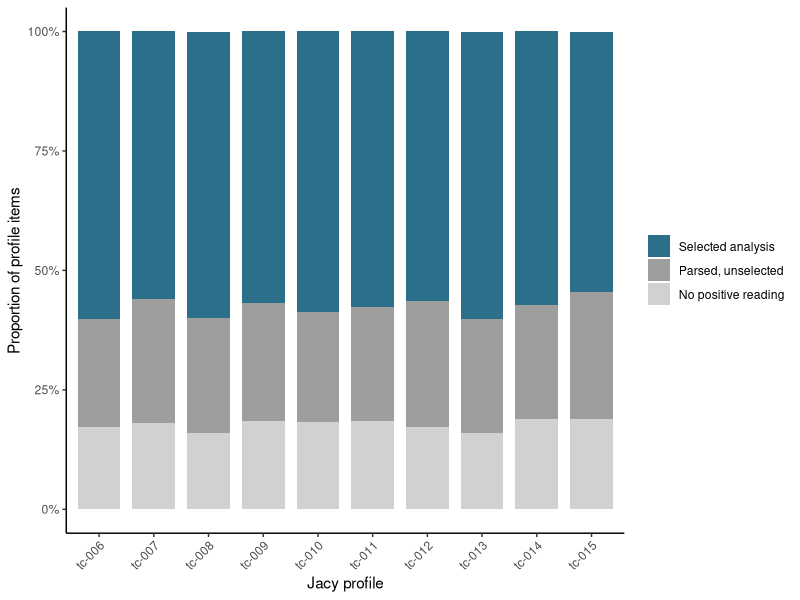

Recreate this plot in R.
## ---- chunk 1
#| label: load-jacy-patterns
#| message: false
#| warning: false

jacy <- utils::read.csv(
  "data/jacy-mrs/tanaka-selection.csv",
  check.names = FALSE
)

item_key <- paste(jacy$profile, jacy$item_id, sep = "::")

stopifnot(
  nrow(jacy) == 15000L,
  !anyDuplicated(item_key),
  sum(jacy$preferred_analysis_count) == 9128L,
  sum(jacy$preferred_analysis_count > 0L) == 8670L,
  sum(jacy$parse_readings == -1L) == 318L
)

jacy[jacy$profile == "tc-006" & jacy$item_id == 109000L,
     c("profile", "item_id", "item_text", "item_length",
       "parse_readings", "preferred_analysis_count", "selected_analysis")]
## ---- chunk 2
#| label: recode-jacy-patterns

jacy$selected <- jacy$preferred_analysis_count > 0L
jacy$analysis_state <- ifelse(
  jacy$selected,
  "Selected analysis",
  ifelse(
    jacy$parse_readings > 0L,
    "Parsed, unselected",
    "No positive reading"
  )
)
jacy$analysis_state <- factor(
  jacy$analysis_state,
  levels = c(
    "Selected analysis",
    "Parsed, unselected",
    "No positive reading"
  )
)

state_counts <- as.data.frame(table(jacy$analysis_state))
names(state_counts) <- c("analysis_state", "items")
state_counts$proportion <- state_counts$items / nrow(jacy)

stopifnot(
  state_counts$items[state_counts$analysis_state ==
    "Selected analysis"] == 8670L,
  state_counts$items[state_counts$analysis_state ==
    "Parsed, unselected"] == 3666L,
  state_counts$items[state_counts$analysis_state ==
    "No positive reading"] == 2664L,
  all(jacy$analysis_state[jacy$parse_readings == -1L] ==
    "No positive reading")
)

state_counts

jacy[jacy$profile == "tc-006" & jacy$item_id == 109000L,
     c("profile", "item_id", "parse_readings",
       "preferred_analysis_count", "selected", "analysis_state")]
## ---- chunk 3
#| label: plot-jacy-patterns
#| fig-width: 7.2
#| fig-height: 4.2

profile_pattern <- as.data.frame(
  table(jacy$profile, jacy$analysis_state)
)
names(profile_pattern) <- c("profile", "analysis_state", "items")
profile_pattern$proportion <- with(
  profile_pattern,
  items / ave(items, profile, FUN = sum)
)

stopifnot(all(rowSums(
  xtabs(proportion ~ profile + analysis_state, profile_pattern)
) > 0.999999))

ggplot2::ggplot(
  profile_pattern,
  ggplot2::aes(profile, proportion, fill = analysis_state)
) +
  ggplot2::geom_col(width = 0.78) +
  ggplot2::scale_fill_manual(
    values = c("#2B6F8A", "#9E9E9E", "#D1D1D1") # dqr-allow: algorithm-setting
  ) +
  ggplot2::scale_y_continuous(
    labels = scales::label_percent(accuracy = 1) # dqr-allow: algorithm-setting
  ) +
  ggplot2::labs(
    x = "Jacy profile",
    y = "Proportion of profile items",
    fill = NULL
  ) +
  ggplot2::theme_classic(base_size = 11) +
  ggplot2::theme(
    axis.text.x = ggplot2::element_text(angle = 45, hjust = 1),
    legend.position = "right"
  )
